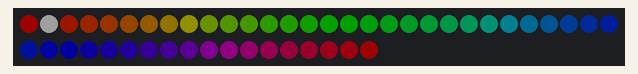
A program run on a simulated ESP32-S3. Shown: 48 RGB LEDs in strip order, left to right, continuing on the next row. Dim RGB values are drawn brighter than linear; what the program prints to the serial monitor is not drawn.

Above: at 0.86 s.
At 2.58 s:
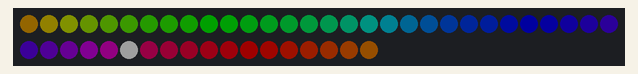
At 3.79 s:
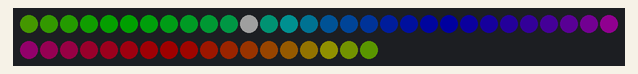
At 8.04 s:
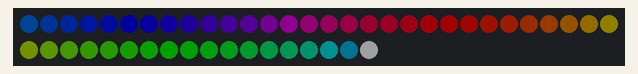
At 19.45 s:
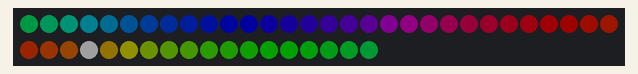
At 37.14 s:
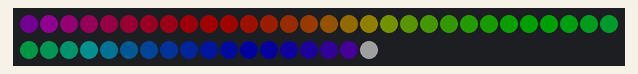

The program:

main.cpp
```cpp
// dotstar-bringup/main.cpp — standalone APA102 DotStar signs-of-life test.
//
// Proves the DotStar strip wiring + firmware in isolation (no ESP-NOW, no IMU).
// Once this animates cleanly, the same driver gets folded into osc-chain-test.
//
// Wiring (strip's INPUT end -> Feather), hardware SPI:
//   strip 5V  -> Feather BAT     strip GND -> Feather GND
//   strip DI  -> Feather MO      strip CI  -> Feather SCK
// Power from BAT (live on battery AND while charging), NEVER the 3V3 regulator
// (~500 mA peak). At 3.7-4.2 V the strip also tolerates 3.3 V data/clock better
// than at 5 V. Use the end labelled DI/CI (data/clock IN); if the strip has
// direction arrows, they point AWAY from the input end. Common ground is required.

#include <Arduino.h>
#include <Adafruit_DotStar.h>

// Generous count: extra writes are harmless, so this lights whatever is physically
// present (12 / 24 / 36 ...). Report back how many actually light.
#define NUMPIXELS 48

// No-pin constructor = hardware SPI on the board's default SPI peripheral, which on
// the ESP32-S3 Feather maps to MO (data) + SCK (clock). DOTSTAR_BRG is the usual
// Adafruit APA102 colour order; if red/blue look swapped, try DOTSTAR_BGR / DOTSTAR_GBR.
Adafruit_DotStar strip(NUMPIXELS, DOTSTAR_BGR);  // BGR on this strip: green confirmed on HW, blue unchanged, red inferred from the R/G swap

static uint32_t wheel(uint8_t pos) {  // 0-255 -> rainbow
  pos = 255 - pos;
  if (pos < 85)  return strip.Color(255 - pos * 3, 0, pos * 3);
  if (pos < 170) { pos -= 85; return strip.Color(0, pos * 3, 255 - pos * 3); }
  pos -= 170;    return strip.Color(pos * 3, 255 - pos * 3, 0);
}

void setup() {
  Serial.begin(115200);
  delay(800);
  strip.begin();
  strip.setBrightness(32);   // low: safe on USB/LiPo, easy on the eyes
  strip.clear();
  strip.show();
  Serial.println("DotStar bring-up running. If you see motion, wiring + firmware are good.");
  Serial.printf("Declared %d pixels, hardware SPI (MO=data, SCK=clock).\n", NUMPIXELS);
}

static uint16_t frame = 0;

void loop() {
  for (int i = 0; i < NUMPIXELS; i++)
    strip.setPixelColor(i, wheel((uint8_t)((i * 256 / NUMPIXELS + frame) & 0xFF)));
  // a bright white dot marching along, so even a single working pixel is obvious
  strip.setPixelColor(frame % NUMPIXELS, strip.Color(255, 255, 255));
  strip.show();
  frame++;
  delay(50);
}
```
